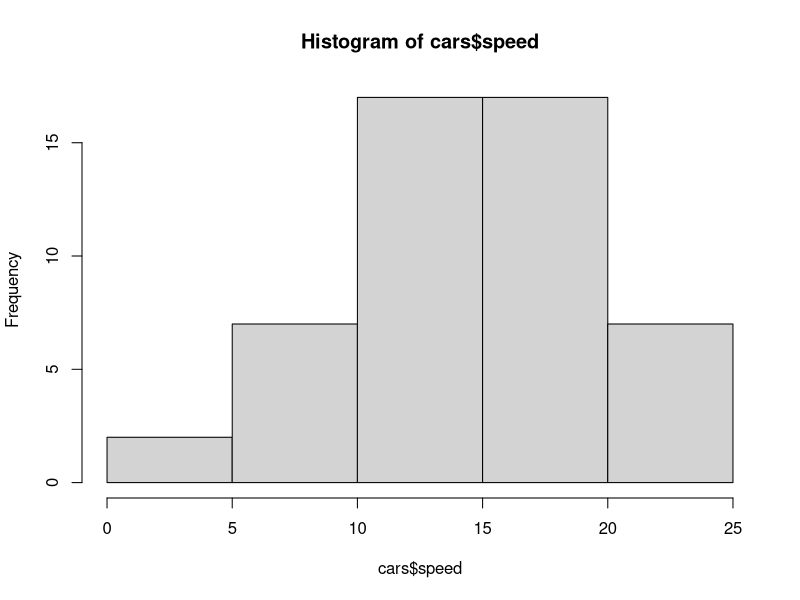
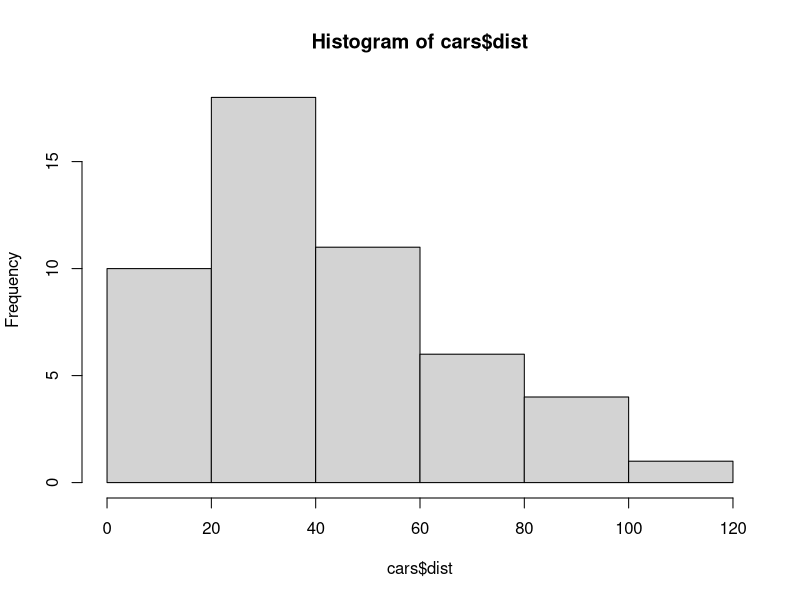
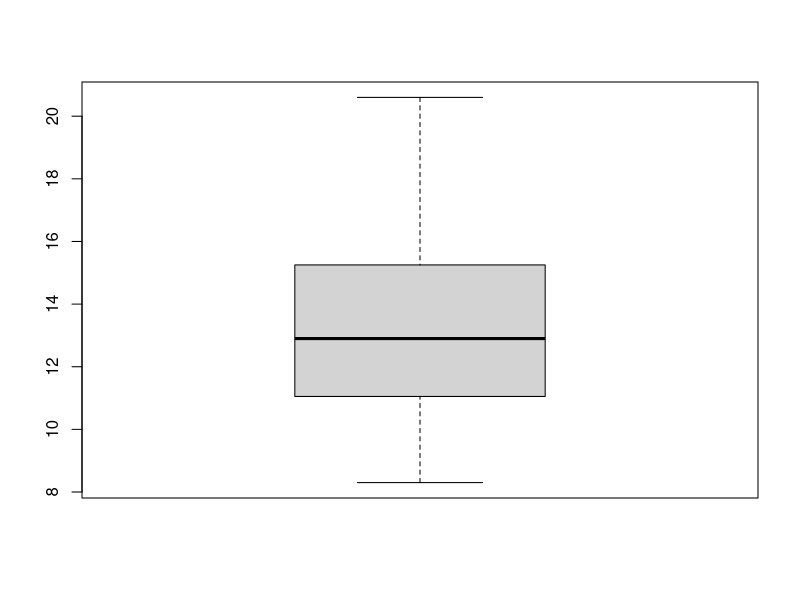
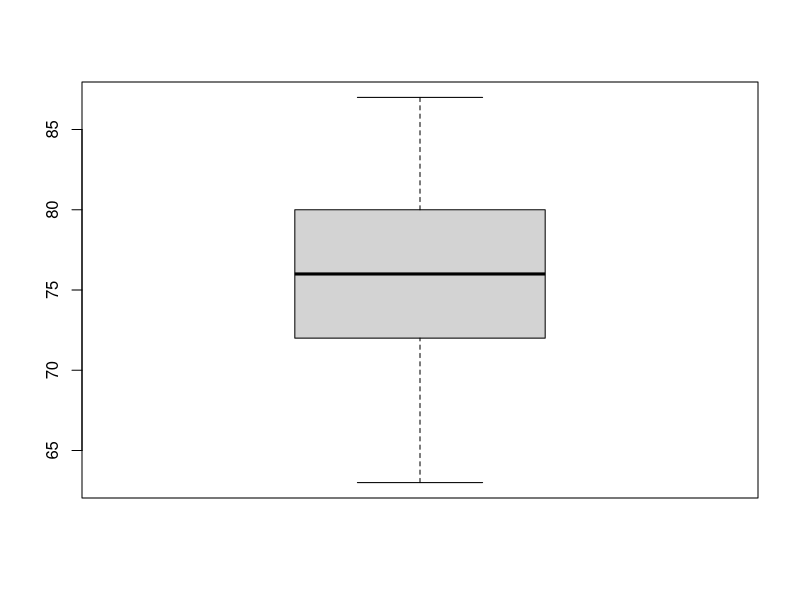
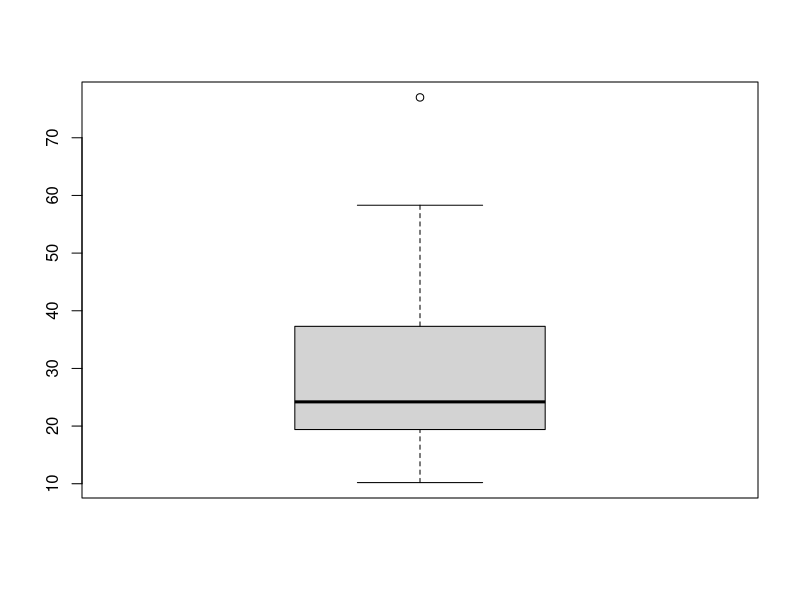

Reproduce these figures in R, in order.
head(cars)

tail(cars)

hist(cars$speed)

hist(cars$dist)

#Newly made for the first experiment.

summary(trees)

trees$Girth

boxplot(trees$Girth)

#Third work. before merging.

boxplot(trees$Height)

boxplot(trees$Volume)




